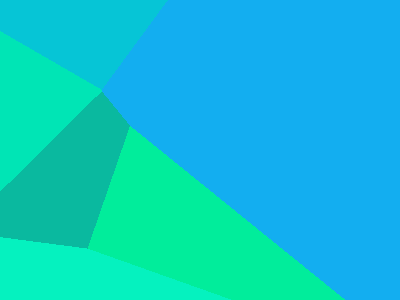
Frame 1 (no input)
Frame 60 (the mouse pressed at the canvas centre just before this capture): identical to frame 1, image omitted
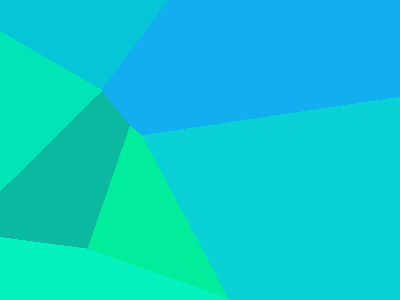
Frame 120 (the mouse held since frame 60 and released just before this capture)

The Processing sketch that drew these frames (run headless with seeded random() and noise(); from frame 60 on, the mouse is pressed at the canvas centre):

// Processing sketch: processing_153239
// ── processing_153239.pde

class Cell
{
  PVector pos;
  color c;
  Cell(int _x, int _y, color _c)
  {
    pos = new PVector(_x, _y);
    c = _c;
  }
}

ArrayList<Cell> cells = new ArrayList<Cell>();
void setup()
{
  //set the size of wallpaper 
    size(400,300);
     for(int i=0; i< (width+height)/100; i++)
  cells.add(new Cell(int(random(0,height)),int(random(0,width)), color(random(0, 20), random(150, 255), random(150, 255))));

}
void draw()
{
  // Draw the voronoi diagram
  drawVoronoi();   
}

void drawVoronoi()
{
  loadPixels();
  int off = 0;   
  for (int y = 0; y < height; y++)
  {
    for (int x = 0; x < width; x++)
    {
      float min_d = 1E11;
      int index = -1;
      // Search the closest cell
      for (int i = 0; i < cells.size(); ++i)
      {
        Cell cc = cells.get(i);
        float d;        
        // Calculate distance
        d = sq(x-cc.pos.x) + sq(y-cc.pos.y);
        if (d < min_d)
        {
          min_d = d;
          index = i;
        }
      }
      // Set the pixel to the cells color
      pixels[off++] = cells.get(index).c;
    }
  }
  updatePixels();
}

void mousePressed() {
  cells.add(new Cell(mouseX, mouseY, color(random(0, 20), random(100, 255), random(100, 255))));
  print("mouseX:" + mouseX + " ,mouseY:" + mouseY);
} 
void keyPressed()
{
  if (key == ' '){
   save("wallpaper_voronoi.png");
  }
}
